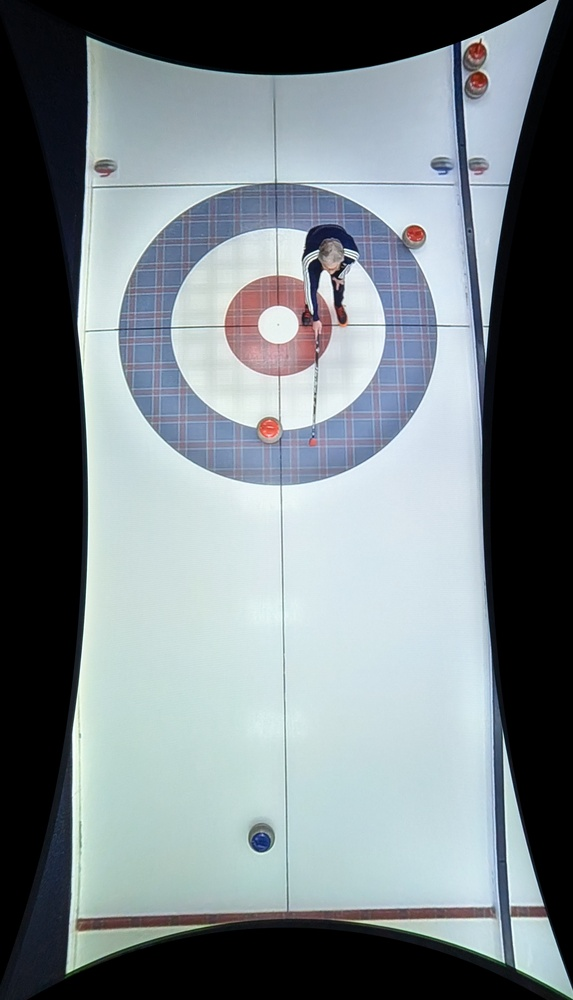
#> input picture jpeg/undist_best.jpg, 573 x 1000 px, shrunk from 2063 x 3600 before the run
$ python one_time_crop.py
#> lines starting #> are read from the running program, lines starting #| are printed output that depends on the picture
import os
import cv2
import json
import numpy as np

JPEG_DIR      = "jpeg"
IMG_PATH      = os.path.join(JPEG_DIR, "undist_best.jpg")
LINES_JSON    = "sheet_lines.json"
K_PATH        = "camera_matrix.npy"
DIST_PATH     = "dist_coeffs.npy"
NEWK_PATH     = "new_camera_matrix.npy"
CROP_OUT_IMG  = os.path.join(JPEG_DIR, "undist_cropped.jpg")
CROP_RECT_NPY = "crop_rect.npy"   # [x, y, w, h]

MARGIN = 4  # pixels to move inside each boundary

# Load undistorted image
img = cv2.imread(IMG_PATH)
#> img is the input picture: shape (1000, 573, 3); mean B, G, R 134.9, 130.3, 120.3
if img is None:
    raise RuntimeError("Could not read undistorted image")
h, w = img.shape[:2]
#> h = 1000; w = 573

# Load lines (clicked in distorted image)
with open(LINES_JSON, "r") as f:
#> (reads sheet_lines.json from the repository)
    data = json.load(f)
lines_raw = [np.array(l, dtype=np.float32) for l in data["lines"]]
if len(lines_raw) < 2:
    raise RuntimeError("Need at least 2 lines")

# Load camera params
K    = np.load(K_PATH)
#> (reads camera_matrix.npy from the repository)
dist = np.load(DIST_PATH)
#> (reads dist_coeffs.npy from the repository)
newK = np.load(NEWK_PATH)
#> (reads new_camera_matrix.npy from the repository)

line_info = []  # list of (y_mean, x_left, x_right)

for pts in lines_raw:
    if pts.shape[0] < 2:
        continue

    # take first and last point only
    endpoints = np.vstack([pts[0], pts[-1]]).reshape(-1, 1, 2)

    # undistort endpoints into pixel coords of undistorted image
    und = cv2.undistortPoints(endpoints, K, dist, P=newK).reshape(-1, 2)

    x0, y0 = und[0]
    x1, y1 = und[1]

    x_left_line  = min(x0, x1)
    x_right_line = max(x0, x1)
    y_mean       = 0.5 * (y0 + y1)

    line_info.append((y_mean, x_left_line, x_right_line))

if len(line_info) < 2:
    raise RuntimeError("Not enough valid lines after processing")

# Horizontal limits: intersection of all line segments
x_left  = max(li[1] for li in line_info) + MARGIN
x_right = min(li[2] for li in line_info) - MARGIN

# Vertical limits: outermost lines
line_info.sort(key=lambda t: t[0])  # sort by y_mean
y_top = line_info[0][0] + MARGIN          # just below top line
y_bot = line_info[-1][0] - MARGIN         # just above bottom line

# Clamp and convert to ints
x_left  = int(max(0, min(w-1, x_left)))
#> x_left = 343
x_right = int(max(0, min(w-1, x_right)))
#> x_right = 572
y_top   = int(max(0, min(h-1, y_top)))
#> y_top = 674
y_bot   = int(max(0, min(h-1, y_bot)))
#> y_bot = 999

if x_right <= x_left or y_bot <= y_top:
    raise RuntimeError(f"Invalid crop box: ({x_left},{y_top})–({x_right},{y_bot})")

cw = x_right - x_left
#> cw = 229
ch = y_bot - y_top
#> ch = 325

crop = img[y_top:y_top+ch, x_left:x_left+cw]
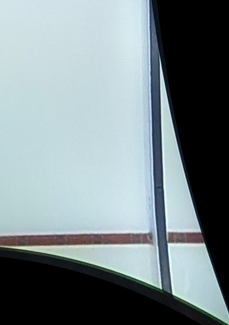
#> crop: shape (325, 229, 3); mean B, G, R 140.3, 136.5, 123.3
os.makedirs(JPEG_DIR, exist_ok=True)
cv2.imwrite(CROP_OUT_IMG, crop)
np.save(CROP_RECT_NPY, np.array([x_left, y_top, cw, ch], dtype=np.int32))

print("Crop rect:", x_left, y_top, cw, ch)
#| Crop rect: 343 674 229 325
print("Saved", CROP_OUT_IMG, "and", CROP_RECT_NPY)
